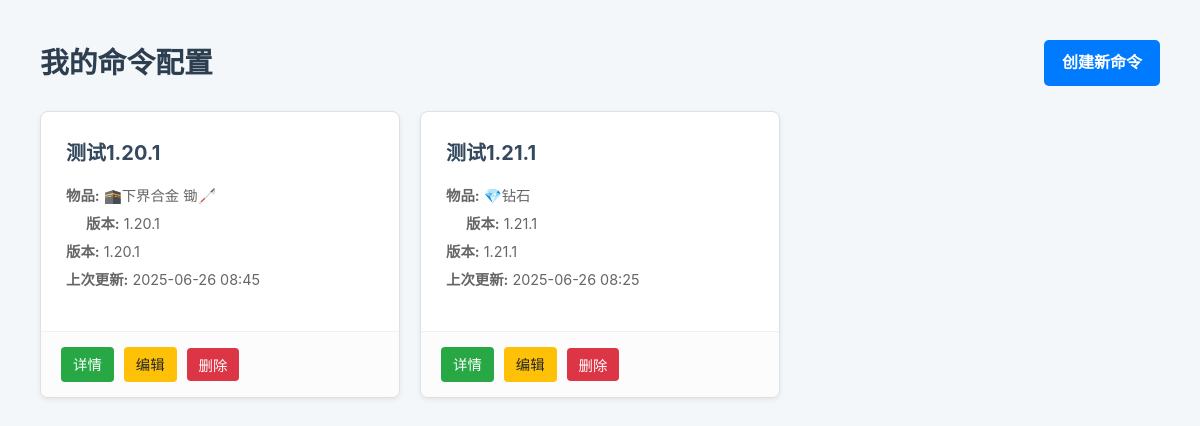
Before: /MC_command/ (signed in) with the older database file.
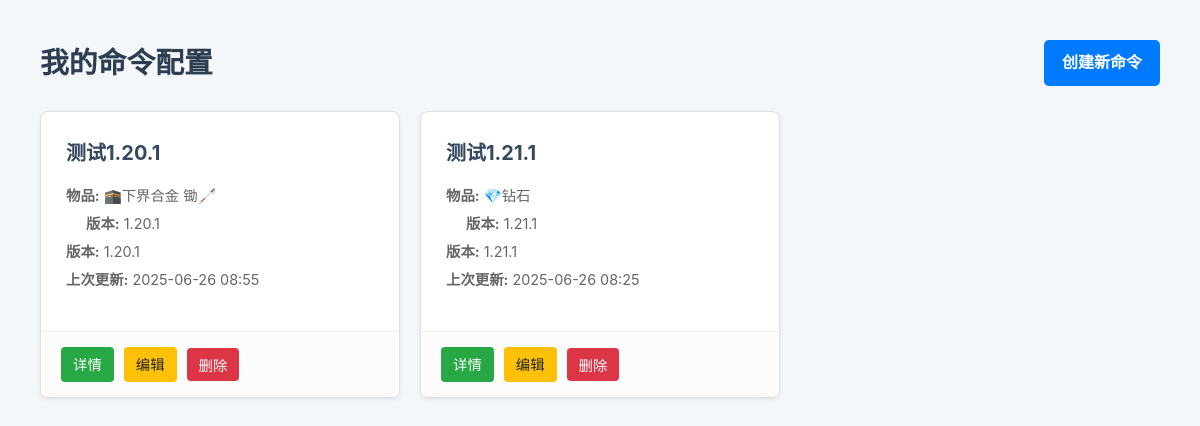
After: the same page with the newer database file.
### MC_command/models.py (models this page shows, shortened)
class GeneratedCommand(models.Model):
    user = models.ForeignKey(User, on_delete=models.CASCADE, related_name="commands")
    title = models.CharField(max_length=100, help_text="为这个命令配置起一个名字，方便查找")
    target_version = models.ForeignKey(MinecraftVersion, on_delete=models.PROTECT, help_text="命令生成的目标 Minecraft 版本")
    material = models.ForeignKey(Material, on_delete=models.PROTECT, null=True, blank=True, help_text="物品的材质")
    item_type = models.ForeignKey(ItemType, on_delete=models.PROTECT, null=True, blank=True, help_text="物品的基础类型")
    custom_name = models.CharField(max_length=255, blank=True, null=True, help_text="物品在游戏中的自定义名称 (支持JSON文本)")
    lore = models.TextField(blank=True, null=True, help_text="物品的描述文字 (支持JSON文本), 每行用 \\n 分隔")
    count = models.PositiveIntegerField(default=1)
    created_at = models.DateTimeField(auto_now_add=True)
    updated_at = models.DateTimeField(auto_now=True)
    @property
    def item_name(self):
        material_dn = self.material.display_name if self.material else ""
        type_dn = self.item_type.display_name if self.item_type else ""
        if material_dn and type_dn:
            return f"{material_dn} {type_dn}"
        return material_dn or type_dn
    class Meta:
        verbose_name = "物品配置"
        verbose_name_plural = "<0>完整物品配置"

class Material(models.Model):
    system_name = models.CharField(max_length=50, unique=True, help_text="系统内部名称, e.g., 'diamond'"
                                   ,
        null=True,  # 允许数据库中的值为 NULL
        blank=True  # 允许在表单中该字段为空
        )
    display_name = models.CharField(
        max_length=50,
        help_text="用于显示的名称, e.g., '钻石'",
        null=True,  # 允许数据库中的值为 NULL
        blank=True  # 允许在表单中该字段为空
    )
    class Meta:
        verbose_name = "材质"
        verbose_name_plural = "<💎>材质"
        ordering = ['display_name']

class ItemType(models.Model):
    system_name = models.CharField(max_length=50, unique=True, help_text="系统内部名称, e.g., 'sword'",
        null=True,  # 允许数据库中的值为 NULL
        blank=True  # 允许在表单中该字段为空
    )
    display_name = models.CharField(
        max_length=50,
        help_text="用于显示的名称, e.g., '剑'",
        null=True,  # 允许数据库中的值为 NULL
        blank=True  # 允许在表单中该字段为空
    )
    function_type = models.CharField(
        max_length=50, help_text="物品的功能分类",
        choices=[
            ('all', '普通物品'),
            ('spawn_egg', '生成蛋'),
            ('potion', '药水(箭/食物)'),
            ('written_book', '成书'),
            ('firework', '烟花火箭'),
        ],default='all', verbose_name="功能类型"
    )
    class Meta:
        verbose_name = "物品类型"
        verbose_name_plural = "<🗡>物品类型"
        ordering = ['display_name']

class MinecraftVersion(models.Model):
    version_number = models.CharField(max_length=20, unique=True, help_text="例如 '1.20.1' 或 '1.21.4'")
    ordering_id = models.PositiveIntegerField(unique=True, help_text="用于排序和比较的版本整数ID, 例如 12001 代表 1.20.1")
    class Meta:
        ordering = ['ordering_id']
        verbose_name = "版本"
        verbose_name_plural = "<1>版本"

### MC_command/views.py (the view)
# urls.py: path("", views.index, name="index"),
@login_required
def index(request):
    command_list = GeneratedCommand.objects.filter(user=request.user).order_by("-updated_at")
    context = {
        'command_list': command_list,
    }
    return render(request, 'MC_command/index.html', context)

### MC_command/templates/MC_command/index.html (shortened to what this page needs)
{% extends 'MC_command/base.html' %}
{% block content %}
    <div class="header">
        <h1>我的命令配置</h1>
        <a href="{% url 'MC_command:create' %}" class="btn">创建新命令</a>
    </div>
    <div class="card-grid">
        {% for command in command_list %}
            <div class="command-card">
                <div class="card-body">
                    <h3><a href="{% url 'MC_command:detail' command.id %}">{{ command.title }}</a></h3>
                    <div class="card-meta">
                        <span><strong>物品:</strong> {{ command.item_name }}</span>  <span style="margin-left: 20px;"><strong>版本:</strong> {{ command.target_version.version_number }}</span>
                        <span><strong>版本:</strong> {{ command.target_version.version_number }}</span>
                        <span><strong>上次更新:</strong> {{ command.updated_at|date:"Y-m-d H:i" }}</span>
                    </div>
                </div>
                <div class="card-footer">
                    <a href="{% url 'MC_command:detail' command.id %}" class="action-btn btn-view">详情</a>
                    <a href="{% url 'MC_command:edit' command.id %}" class="action-btn btn-edit">编辑</a>
                    <form action="{% url 'MC_command:delete' command.id %}" method="post" onsubmit="return confirm('您确定要删除此配置吗？');" style="margin: 0;">
                        <button type="submit" class="action-btn btn-delete">删除</button>
                    </form>
                </div>
            </div>
        {% empty %}
            <div class="empty-state">
                <h2>列表为空</h2>
                <p>您还没有创建任何命令配置。点击右上角的“创建新命令”开始吧！</p>
            </div>
        {% endfor %}
    </div>
{% endblock %}

### MC_command/templates/MC_command/base.html (shortened to what this page needs)
<!DOCTYPE html>
<html lang="zh-CN">
<head>
    {% load static %}
    <link rel="stylesheet" href="{% static 'MC_command/style.css' %}">
</head>
<body>
    <div class="container">
        {% block content %}
        {% endblock %}
    </div>
</body>
</html>

### MC_command/static/MC_command/style.css (style rules this page uses)
body { font-family: -apple-system, BlinkMacSystemFont, "Segoe UI", Roboto, "Helvetica Neue", Arial, sans-serif; background-color: #f4f7f9; color: #333; margin: 0; padding: 20px; line-height: 1.6; }
.container { max-width: 1200px; margin: 0 auto; padding: 20px; }
.header { display: flex; justify-content: space-between; align-items: center; margin-bottom: 25px; }
.header h1 { margin: 0; color: #2c3e50; font-size: 1.8em; }
.btn { text-decoration: none; background-color: #007bff; color: white; padding: 10px 18px; border-radius: 5px; font-weight: bold; transition: background-color 0.2s; border: none; cursor: pointer; }
.card-grid { display: grid; grid-template-columns: repeat(auto-fill, minmax(300px, 1fr)); gap: 20px; }
.command-card { background-color: #fff; border: 1px solid #e0e0e0; border-radius: 8px; box-shadow: 0 2px 5px rgba(0, 0, 0, 0.07); overflow: hidden; display: flex; flex-direction: column; }
.card-body { padding: 20px; flex-grow: 1; }
.card-body h3 { margin-top: 0; margin-bottom: 15px; font-size: 1.25em; }
.card-body h3 a { text-decoration: none; color: #34495e; }
.card-meta { font-size: 0.9em; color: #666; margin-bottom: 15px; }
.card-meta span { display: block; margin-bottom: 5px; }
.card-footer { background-color: #fcfcfc; border-top: 1px solid #f0f0f0; padding: 15px 20px; display: flex; gap: 10px; align-items: center; }
.action-btn { text-decoration: none; color: #fff; padding: 6px 12px; border-radius: 4px; font-size: 0.9em; border: none; cursor: pointer; }
.btn-view { background-color: #28a745; }
.btn-edit { background-color: #ffc107; color: #212529; }
.btn-delete { background-color: #dc3545; border: none; font-family: inherit; font-size: 0.9em; cursor: pointer; }
.card-body { padding: 25px; }

Changed rows visible on the page:
changed GeneratedCommand "测试1.20.1": updated_at "2025-06-26 08:45" → "2025-06-26 08:55"
